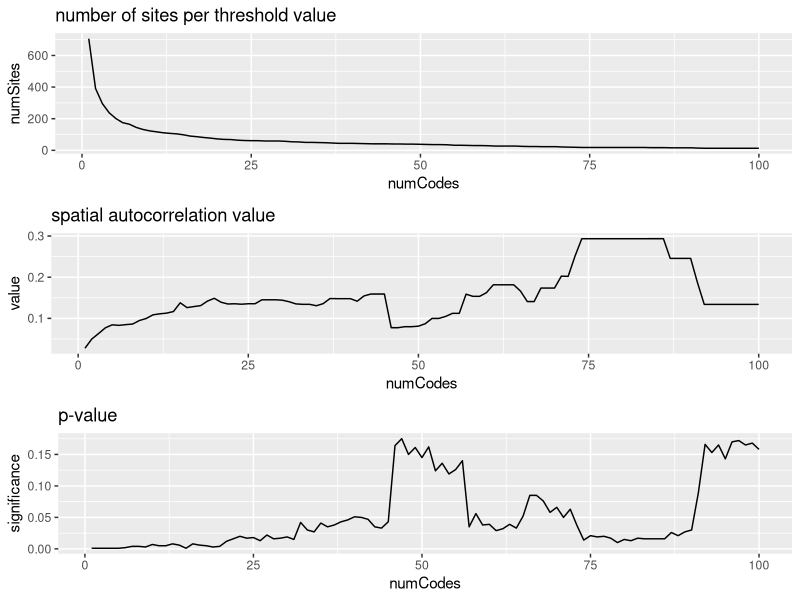

Write the R code that produced this figure.

library(reshape2)
library(ggplot2)
library(vegan)
library(gridExtra)


getMantel <- function( jaccardDist, euclidDist, counts, minCodes)
{
    print(minCodes)
    sitesSample <- subset(counts, numCodes >= minCodes)
    jaccardDistSample <- jaccardDist[sitesSample$idSite,sitesSample$idSite]
    euclidDistSample <- euclidDist[sitesSample$idSite,sitesSample$idSite]
    mantelResult <- mantel(jaccardDistSample, euclidDistSample, permutations=999)
    mantelResult$sampleSize <- nrow(sitesSample)
    return(mantelResult)
}

# all stamps
#euclidDist <- as.matrix(read.table("../05b_distEuclidean/geoCost.txt"))
#jaccardDist <- as.matrix(read.table("../06_jaccard/jaccardDist.txt"))
#locations <- read.csv("../04c_euclidean/locations.csv", header=T, sep=";")
#counts <- read.csv("../07_countSample/counts.csv", header=T, sep=";")

# Dressel 20
euclidDist <- as.matrix(read.table("../05b_distEuclidean/geoCostDr.txt"))
jaccardDist <- as.matrix(read.table("../06_jaccard/jaccardDistDr.txt"))
locations <- read.csv("../04c_euclidean/locationsDr.csv", header=T, sep=";")
counts <- read.csv("../07_countSample/countsDr.csv", header=T, sep=";")

# Tria Nomina 
#euclidDist <- as.matrix(read.table("../05b_distEuclidean/geoCostTN.txt"))
#jaccardDist <- as.matrix(read.table("../06_jaccard/jaccardDistTN.txt"))
#locations <- read.csv("../04c_euclidean/locationsTN.csv", header=T, sep=";")
#counts <- read.csv("../07_countSample/countsTN.csv", header=T, sep=";")

# Tria Nomina AND Dressel 20
#euclidDist <- as.matrix(read.table("../05b_distEuclidean/geoCostDrTN.txt"))
#jaccardDist <- as.matrix(read.table("../06_jaccard/jaccardDistDrTN.txt"))
#locations <- read.csv("../04c_euclidean/locationsDrTN.csv", header=T, sep=";")
#counts <- read.csv("../07_countSample/countsDrTN.csv", header=T, sep=";")

counts$province <- locations$province 

rownames(euclidDist) <- locations[,1]
colnames(euclidDist) <- locations[,1]                                                                                                                                                                                                    
rownames(jaccardDist) <- locations[,1]
colnames(jaccardDist) <- locations[,1]              


mantelValues <- data.frame(numCodes=integer(), value=double(), significance=double(), numSites=integer())
for( i in 1:100)
{
    results <- getMantel(jaccardDist, euclidDist, counts, i)
    mantelValues <- rbind(mantelValues, data.frame(numCodes=i, value=results$statistic, significance=results$signif, numSites=results$sampleSize))
}

# distances
#geoDists <- melt(jaccardDist)
#cultDists <- melt(euclidDist)
#g1 <- ggplot(counts, aes(x=numCodes)) + geom_histogram()    
#g2 <- ggplot(geoDists,aes(x=value)) + geom_histogram()
#g3 <- ggplot(cultDists,aes(x=value)) + geom_histogram()
#grid.arrange(g1,g2,g3)

# structure of stamps per site
#ggplot(counts, aes(x =reorder(factor(idSite), -numCodes), y=numCodes)) + geom_bar(stat='identity')

# mantel results
g1 <- ggplot(mantelValues, aes(x=numCodes, y=numSites)) + geom_line() + ggtitle("number of sites per threshold value")
g2 <- ggplot(mantelValues, aes(x=numCodes, y=value)) + geom_line() + ggtitle("spatial autocorrelation value")
g3 <- ggplot(mantelValues, aes(x=numCodes, y=significance)) + geom_line() + ggtitle("p-value")

pdf("mantel.pdf")
grid.arrange(g1,g2,g3)
dev.off()


